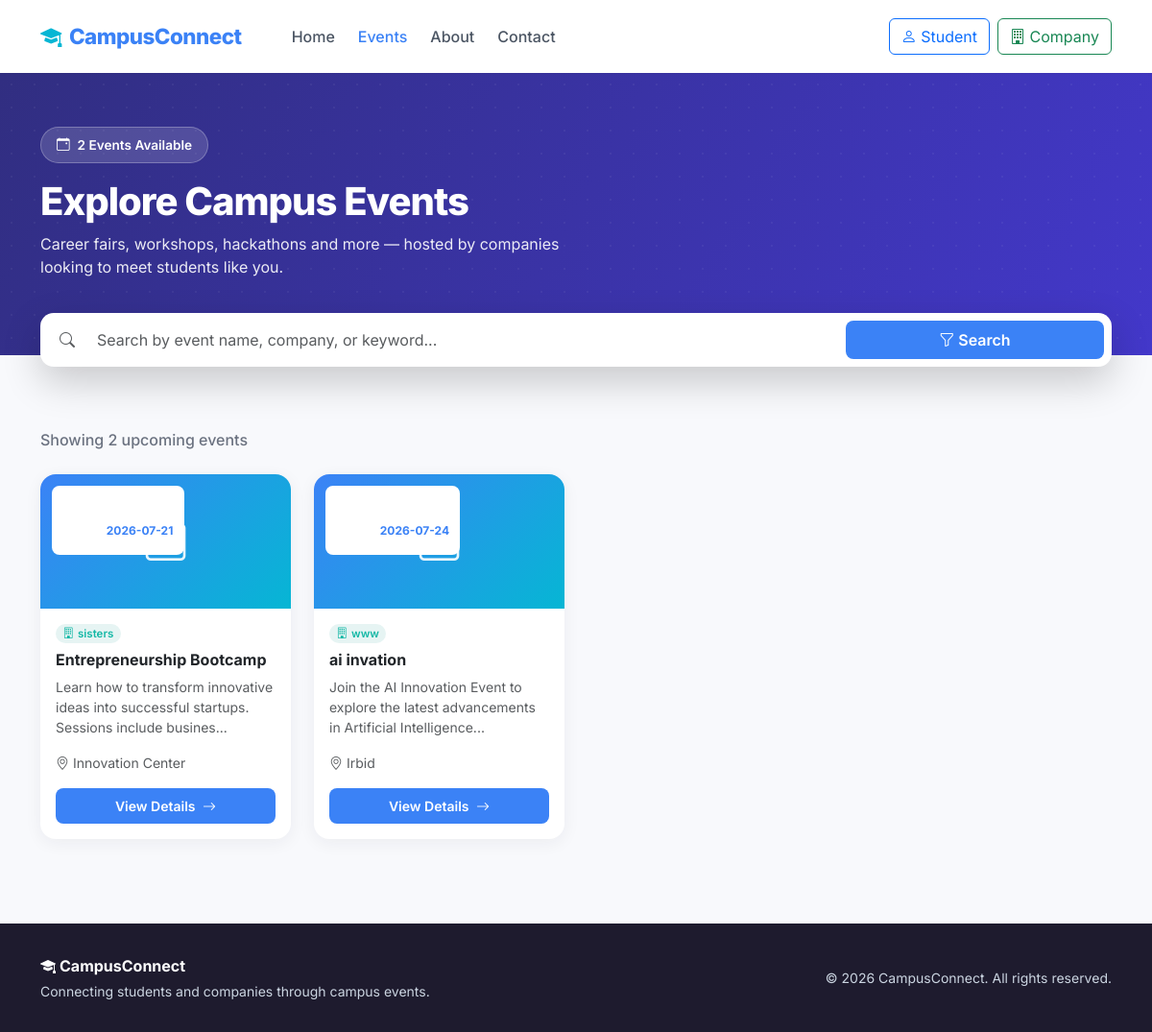
The app's page /events with its own data.
### tables this page shows
CREATE TABLE Events (
            id INTEGER PRIMARY KEY AUTOINCREMENT,
            company_id INTEGER NOT NULL,
            title TEXT NOT NULL,
            description TEXT,
            category TEXT,
            capacity INTEGER,
            event_date TEXT NOT NULL,
            location TEXT,
            image TEXT DEFAULT 'default-event.jpg',
            created_at TIMESTAMP DEFAULT CURRENT_TIMESTAMP,
            FOREIGN KEY (company_id) REFERENCES Users (id) ON DELETE CASCADE
        );

CREATE TABLE Users (
            id INTEGER PRIMARY KEY AUTOINCREMENT,
            name TEXT NOT NULL,
            email TEXT NOT NULL UNIQUE,
            password TEXT NOT NULL,
            role TEXT NOT NULL CHECK (role IN ('student', 'company')),
            created_at TIMESTAMP DEFAULT CURRENT_TIMESTAMP
        );

### app.py (the view)
@app.route("/events")
def list_events():
    db = get_db()
    query = request.args.get("q", "").strip()
    if query:
        like_pattern = f"%{query}%"
        events = db.execute(
            """
            SELECT Events.*, Users.name AS company_name
            FROM Events
            JOIN Users ON Users.id = Events.company_id
            WHERE Events.title LIKE ?
               OR Events.description LIKE ?
               OR Users.name LIKE ?
            ORDER BY Events.event_date ASC
            """,
            (like_pattern, like_pattern, like_pattern),
        ).fetchall()
    else:
        events = db.execute(
            """
            SELECT Events.*, Users.name AS company_name
            FROM Events
            JOIN Users ON Users.id = Events.company_id
            ORDER BY Events.event_date ASC
            """
        ).fetchall()
    return render_template("events.html", events=events)

### app.py (called while the page is built)
def get_db():
    if "db" not in g:
        g.db = sqlite3.connect(DATABASE_NAME)
        g.db.row_factory = sqlite3.Row
        g.db.execute("PRAGMA foreign_keys = ON")
    return g.db

### templates/events.html (shortened to what this page needs)
{% extends "layout.html" %}
{% block body_class %}page-events{% endblock %}
{% block content %}
<section class="cc-page-header">
    <div class="container position-relative" style="z-index:2;">
        <span class="cc-hero-badge d-inline-flex align-items-center gap-2 mb-3 px-3 py-2 rounded-pill"
              style="background: rgba(255,255,255,0.15); border:1px solid rgba(255,255,255,0.25); font-size:0.85rem; font-weight:600;">
            <i class="bi bi-calendar-event"></i> {{ events|length }} Event{{ 's' if events|length != 1 else '' }} Available
        </span>
        <h1 class="display-6 mb-2">Explore Campus Events</h1>
        <p class="mb-0" style="opacity:0.9; max-width: 560px;">
            Career fairs, workshops, hackathons and more — hosted by companies looking to meet students like you.
        </p>
    </div>
</section>
<div class="container">
    <div class="cc-search-bar">
        <form method="GET" action="{{ url_for('list_events') }}" class="row g-2 align-items-center">
            <div class="col-md-9">
                <div class="input-group">
                    <span class="input-group-text bg-white border-0"><i class="bi bi-search text-muted"></i></span>
                    <input type="text" name="q" value="{{ request.args.get('q', '') }}" class="form-control"
                           placeholder="Search by event name, company, or keyword...">
                </div>
            </div>
            <div class="col-md-3 d-grid">
                <button type="submit" class="btn btn-cc-primary">
                    <i class="bi bi-funnel me-1"></i>Search
                </button>
            </div>
        </form>
    </div>
</div>
<section class="cc-events-section">
    <div class="container">
        {% if events %}
            <p class="cc-results-count mb-4">Showing {{ events|length }} upcoming event{{ 's' if events|length != 1 else '' }}</p>
            <div class="row g-4">
                {% for event in events %}
                <div class="col-sm-6 col-lg-4 col-xl-3">
                    <div class="card cc-event-card">
                        <div class="cc-event-banner">
                            <span class="cc-event-date-badge">
                                <i class="bi bi-calendar3 me-1"></i>{{ event.event_date }}
                            </span>
                        </div>
                        <div class="card-body d-flex flex-column">
                            <span class="badge badge-category rounded-pill mb-2 align-self-start">
                                <i class="bi bi-building me-1"></i>{{ event.company_name }}
                            </span>
                            <h6 class="fw-bold mb-2">{{ event.title }}</h6>
                            <p class="text-muted small mb-3">
                                {{ event.description[:90] }}{% if event.description|length > 90 %}...{% endif %}
                            </p>
                            {% if event.location %}
                            <p class="small text-muted mb-3">
                                <i class="bi bi-geo-alt me-1"></i>{{ event.location }}
                            </p>
                            {% endif %}
                            <a href="{{ url_for('view_event', event_id=event.id) }}" class="btn btn-sm btn-cc-primary mt-auto">
                                View Details <i class="bi bi-arrow-right ms-1"></i>
                            </a>
                        </div>
                    </div>
                </div>
                {% endfor %}
            </div>
        {% endif %}
    </div>
</section>
{% endblock %}

### static/css/style.css (style rules this page uses)
:root { --cc-primary: #3B82F6; --cc-primary-dark: #2563EB; --cc-secondary: #06b6d4; --cc-student: #4338ca; --cc-company: #14B8A6; --cc-bg: #f8f9fc; --cc-text: #1E293B; }
* { font-family: 'Inter', sans-serif; }
body { background-color: var(--cc-bg); color: var(--cc-text); display: flex; flex-direction: column; min-height: 100vh; }
.btn-cc-primary { background: var(--cc-primary); border: none; color: #fff; font-weight: 600; padding: 0.5rem 1.25rem; border-radius: 8px; transition: all 0.2s ease; }
.cc-event-card { border: none; border-radius: 16px; overflow: hidden; box-shadow: 0 4px 18px rgba(30, 27, 46, 0.06); transition: transform 0.3s ease, box-shadow 0.3s ease; height: 100%; }
.cc-event-banner { height: 140px; background: linear-gradient(135deg, var(--cc-primary), var(--cc-secondary)); position: relative; display: flex; align-items: center; justify-content: center; }
.cc-event-date-badge { position: absolute; top: 12px; left: 12px; background: #fff; color: var(--cc-primary); font-weight: 700; font-size: 0.75rem; padding: 0.3rem 0.7rem; border-radius: 8px; }
.badge-category { background: rgba(13, 148, 136, 0.1); color: var(--cc-company); font-weight: 600; font-size: 0.72rem; }
body.page-events .cc-page-header { background: linear-gradient(120deg, #312e81, #4338ca, #0d9488); background-size: 200% 200%; color: #fff; padding: 3.5rem 0 5rem; position: relative; overflow: hidden; }
body.page-events .cc-page-header::before { content: ""; position: absolute; inset: 0; background-image: radial-gradient(circle, rgba(255,255,255,0.12) 1.5px, transparent 1.5px); background-size: 24px 24px; opacity: 0.4; }
body.page-events .cc-page-header h1 { font-weight: 800; letter-spacing: -1px; }
body.page-events .cc-search-bar { background: #fff; border-radius: 14px; padding: 0.5rem; box-shadow: 0 15px 40px rgba(0,0,0,0.2); margin-top: -2.75rem; position: relative; z-index: 3; }
body.page-events .cc-search-bar input, body.page-events .cc-search-bar select { border: none; }
body.page-events .cc-events-section { padding: 4rem 0 5.5rem; }
body.page-events .cc-event-banner i { font-size: 2.6rem; color: rgba(255,255,255,0.9); }
body.page-events .cc-results-count { color: #6b7280; font-weight: 500; }

### records on screen
Events: event_date "2026-07-21", company_name "sisters", title "Entrepreneurship Bootcamp", description "Learn how to transform innovative ideas into successful startups. Sessions include busines", location "Innovation Center"
Events: event_date "2026-07-24", company_name "www", title "ai invation", description "Join the AI Innovation Event to explore the latest advancements in Artificial Intelligence", location "Irbid"

### other values on screen
{{ events|length }} "2"
{{ 's' if events|length != 1 else '' }} "s"
